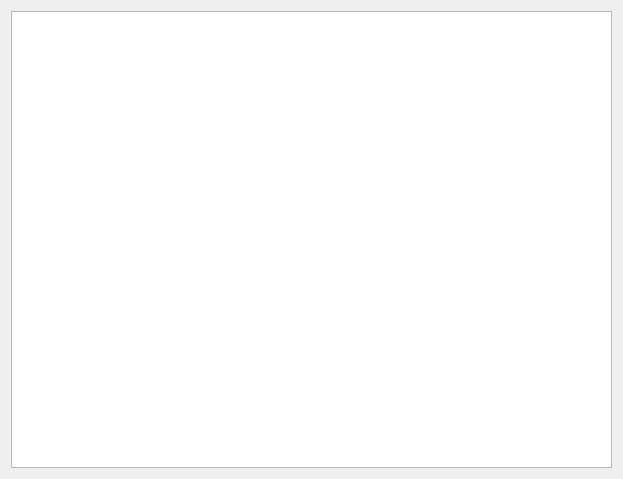
<?xml version="1.0" encoding="UTF-8"?>
<ui version="4.0">
 <class>Form</class>
 <widget class="QWidget" name="Form">
  <property name="geometry">
   <rect>
    <x>0</x>
    <y>0</y>
    <width>623</width>
    <height>479</height>
   </rect>
  </property>
  <property name="windowTitle">
   <string>Tour Requests</string>
  </property>
  <layout class="QVBoxLayout" name="verticalLayout_2">
   <item>
    <widget class="QTableView" name="tableView">
     <property name="alternatingRowColors">
      <bool>true</bool>
     </property>
     <property name="selectionBehavior">
      <enum>QAbstractItemView::SelectRows</enum>
     </property>
     <property name="iconSize">
      <size>
       <width>100</width>
       <height>100</height>
      </size>
     </property>
     <attribute name="horizontalHeaderCascadingSectionResizes">
      <bool>true</bool>
     </attribute>
    </widget>
   </item>
  </layout>
 </widget>
 <resources/>
 <connections>
  <connection>
   <sender>tableView</sender>
   <signal>doubleClicked(QModelIndex)</signal>
   <receiver>Form</receiver>
   <slot>close()</slot>
   <hints>
    <hint type="sourcelabel">
     <x>311</x>
     <y>219</y>
    </hint>
    <hint type="destinationlabel">
     <x>311</x>
     <y>239</y>
    </hint>
   </hints>
  </connection>
 </connections>
</ui>
